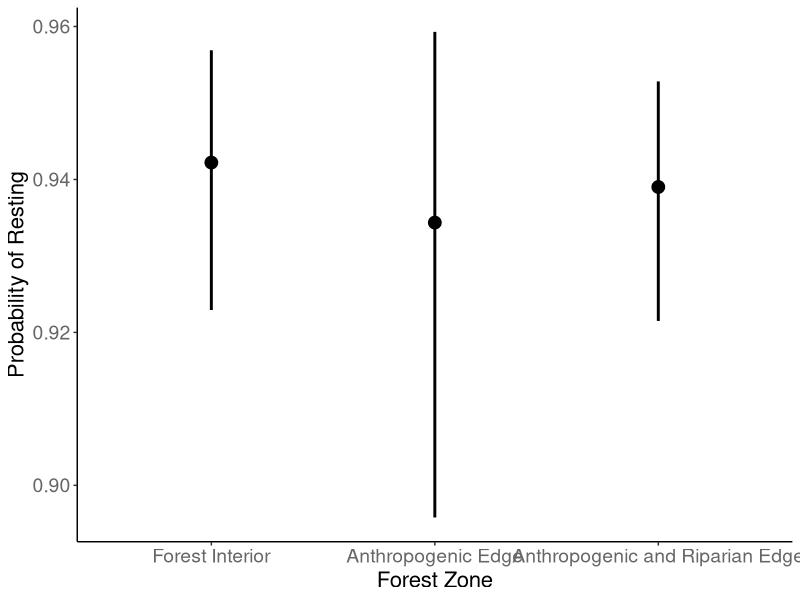
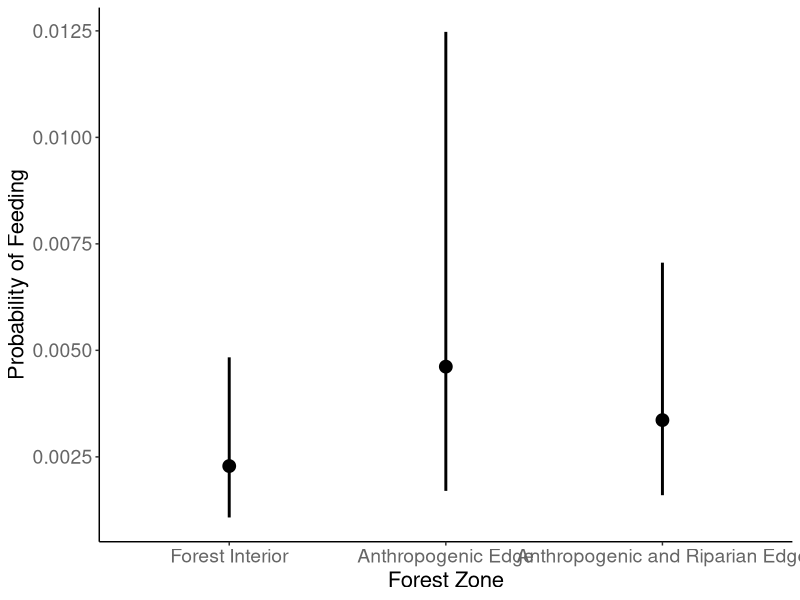
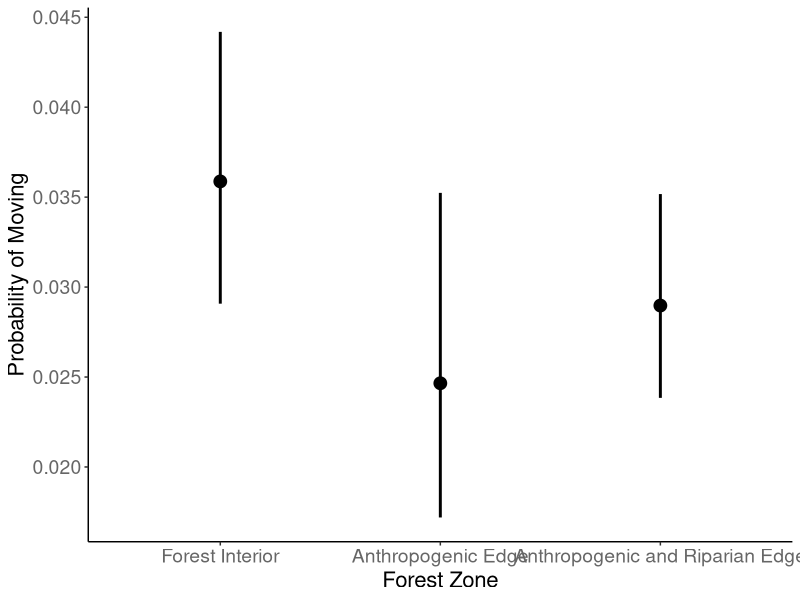
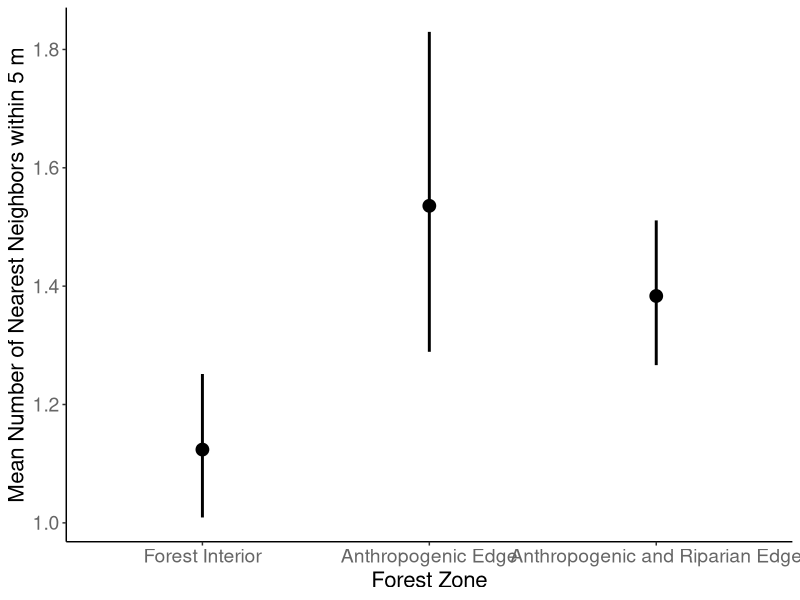
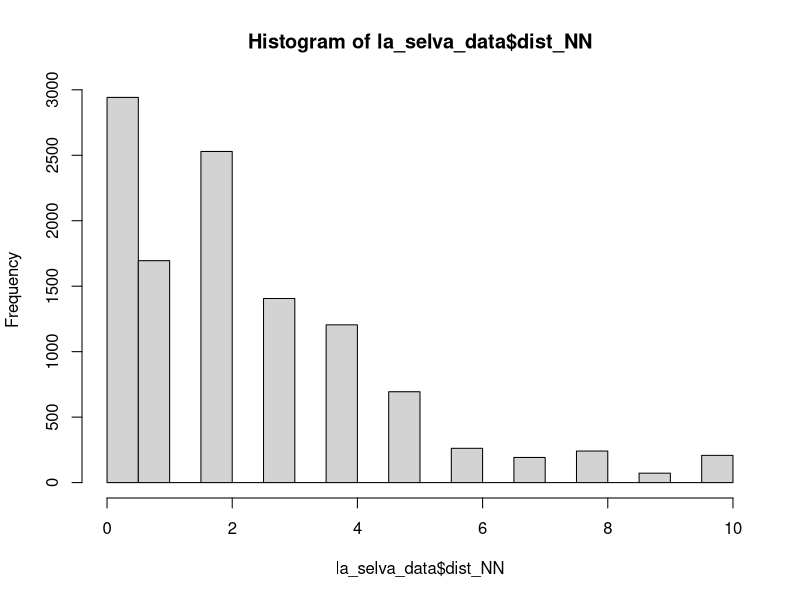
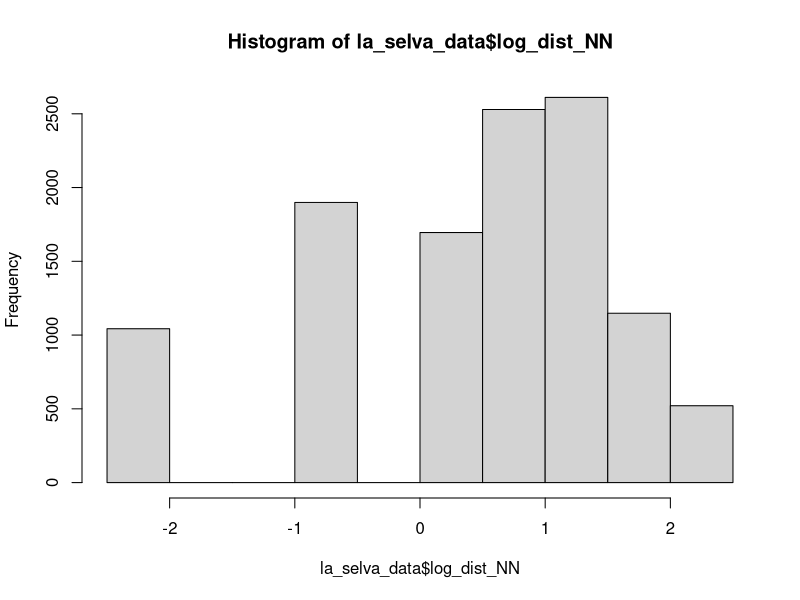

The R script that drew these images, in order: (Note: this script raises an error after producing the figures.)
#### 2/26/2026
#### Kurt Riggin
#### GLMM fitting



# Load packages
library(glmmTMB)
library(tidyverse)
library(emmeans)

# Load data 
la_selva_data <- read.csv("all_la_selva_data.csv")


# Model Fitting (Forest zone fixed effect, ID random effect, and null models)
# Factor edge type
la_selva_data$edge_type <- factor(la_selva_data$edge_type)
la_selva_data$edge_type <- relevel(la_selva_data$edge_type, ref = "I")

# Resting
resting_model <- glmmTMB(
  Rest ~ edge_type + (1|id), 
  data = la_selva_data, 
  family = binomial(link = "logit")
  )
summary(resting_model)

resting_null_model <- glmmTMB(
  Rest ~ 1 + (1|id), 
  data = la_selva_data, 
  family = binomial(link = "logit")
  )
summary(resting_null_model)

rest_est_ci <- emmeans(resting_model, ~ edge_type, type = "response")
rest_est_ci <- as.data.frame(rest_est_ci)
rest_est_ci$edge_type <- as.character(rest_est_ci$edge_type)
rest_est_ci$edge_type[rest_est_ci$edge_type == "I"] <- "Forest Interior"
rest_est_ci$edge_type[rest_est_ci$edge_type == "A"] <- "Anthropogenic Edge"
rest_est_ci$edge_type[rest_est_ci$edge_type == "B"] <- "Anthropogenic and Riparian Edge"
rest_est_ci

prob_rest_plot <- ggplot(rest_est_ci, 
                         aes(x = factor(edge_type, levels = c("Forest Interior",
                                                              "Anthropogenic Edge",
                                                              "Anthropogenic and Riparian Edge")), 
                             y = prob)) + 
  geom_point(size = 4) +
  geom_errorbar(aes(ymin = asymp.LCL, 
                    ymax = asymp.UCL),
                width = 0, 
                linewidth = 1) +
  labs(
    x = "Forest Zone",
    y = "Probability of Resting",
  ) + 
  theme_classic() +
  theme(
    axis.title = element_text(size = 16), 
    axis.text = element_text(size = 14, color = "grey40"),
    legend.title = element_text(size = 14),
    legend.text = element_text(size = 12)
  )


prob_rest_plot

# ggsave(
#   plot = prob_rest_plot,
#   "prob_rest_plot.png",
#   width = 10,
#   height = 8,
#   dpi = 300
# )






# Feeding
feeding_model <- glmmTMB(
  Feed ~ edge_type + (1|id), 
  data = la_selva_data, 
  family = binomial(link = "logit")
  )
summary(feeding_model)

feeding_null_model <- glmmTMB(
  Feed ~ 1 + (1|id), 
  data = la_selva_data, 
  family = binomial(link = "logit")
  )
summary(feeding_null_model)

feed_est_ci <- emmeans(feeding_model, ~ edge_type, type = "response")
feed_est_ci <- as.data.frame(feed_est_ci)
feed_est_ci$edge_type <- as.character(feed_est_ci$edge_type)
feed_est_ci$edge_type[feed_est_ci$edge_type == "I"] <- "Forest Interior"
feed_est_ci$edge_type[feed_est_ci$edge_type == "A"] <- "Anthropogenic Edge"
feed_est_ci$edge_type[feed_est_ci$edge_type == "B"] <- "Anthropogenic and Riparian Edge"
feed_est_ci

prob_feed_plot <- ggplot(feed_est_ci, 
                         aes(x = factor(edge_type, levels = c("Forest Interior",
                                                              "Anthropogenic Edge",
                                                              "Anthropogenic and Riparian Edge")), 
                             y = prob)) + 
  geom_point(size = 4) +
  geom_errorbar(aes(ymin = asymp.LCL, 
                    ymax = asymp.UCL),
                width = 0, 
                linewidth = 1) +
  labs(
    x = "Forest Zone",
    y = "Probability of Feeding",
  ) + 
  theme_classic() +
  theme(
    axis.title = element_text(size = 16), 
    axis.text = element_text(size = 14, color = "grey40"),
    legend.title = element_text(size = 14),
    legend.text = element_text(size = 12)
  )


prob_feed_plot

# ggsave(
#   plot = prob_feed_plot,
#   "prob_feed_plot.png",
#   width = 10,
#   height = 8,
#   dpi = 300
# )




















# Moving
moving_model <- glmmTMB(
  Move ~ edge_type + (1|id), 
  data = la_selva_data, 
  family = binomial(link = "logit")
  )
summary(moving_model)

moving_null_model <- glmmTMB(
  Move ~ 1 + (1|id), 
  data = la_selva_data, 
  family = binomial(link = "logit")
  )
summary(moving_null_model)


move_est_ci <- emmeans(moving_model, ~ edge_type, type = "response")
move_est_ci <- as.data.frame(move_est_ci)
move_est_ci$edge_type <- as.character(move_est_ci$edge_type)
move_est_ci$edge_type[move_est_ci$edge_type == "I"] <- "Forest Interior"
move_est_ci$edge_type[move_est_ci$edge_type == "A"] <- "Anthropogenic Edge"
move_est_ci$edge_type[move_est_ci$edge_type == "B"] <- "Anthropogenic and Riparian Edge"
move_est_ci

prob_move_plot <- ggplot(move_est_ci, 
                         aes(x = factor(edge_type, levels = c("Forest Interior",
                                                              "Anthropogenic Edge",
                                                              "Anthropogenic and Riparian Edge")), 
                             y = prob)) + 
  geom_point(size = 4) +
  geom_errorbar(aes(ymin = asymp.LCL, 
                    ymax = asymp.UCL),
                width = 0, 
                linewidth = 1) +
  labs(
    x = "Forest Zone",
    y = "Probability of Moving",
  ) + 
  theme_classic() +
  theme(
    axis.title = element_text(size = 16), 
    axis.text = element_text(size = 14, color = "grey40"),
    legend.title = element_text(size = 14),
    legend.text = element_text(size = 12)
  )


prob_move_plot

# ggsave(
#   plot = prob_move_plot,
#   "prob_move_plot.png",
#   width = 10,
#   height = 8,
#   dpi = 300
# )












# Number of nearest neighbors (SIGNIFICANT)
la_selva_data$num_NN <- as.numeric(la_selva_data$num_NN)

num_NN_model <- glmmTMB(
  num_NN ~ edge_type + (1|id), 
  data = la_selva_data, 
  family = poisson(link = "log")
  )
summary(num_NN_model)

num_NN_null_model <- glmmTMB(
  num_NN ~ 1 + (1|id), 
  data = la_selva_data, 
  family = poisson(link = "log")
  )
summary(num_NN_null_model)



num_NN_est_ci <- emmeans(num_NN_model, ~ edge_type, type = "response")
num_NN_est_ci <- as.data.frame(num_NN_est_ci)
num_NN_est_ci$edge_type <- as.character(num_NN_est_ci$edge_type)
num_NN_est_ci$edge_type[num_NN_est_ci$edge_type == "I"] <- "Forest Interior"
num_NN_est_ci$edge_type[num_NN_est_ci$edge_type == "A"] <- "Anthropogenic Edge"
num_NN_est_ci$edge_type[num_NN_est_ci$edge_type == "B"] <- "Anthropogenic and Riparian Edge"
num_NN_est_ci

mean_num_NN_plot <- ggplot(num_NN_est_ci, 
                         aes(x = factor(edge_type, levels = c("Forest Interior",
                                                              "Anthropogenic Edge",
                                                              "Anthropogenic and Riparian Edge")), 
                             y = rate)) + 
  geom_point(size = 4) +
  geom_errorbar(aes(ymin = asymp.LCL, 
                    ymax = asymp.UCL),
                width = 0, 
                linewidth = 1) +
  labs(
    x = "Forest Zone",
    y = "Mean Number of Nearest Neighbors within 5 m",
  ) + 
  theme_classic() +
  theme(
    axis.title = element_text(size = 16), 
    axis.text = element_text(size = 14, color = "grey40"),
    legend.title = element_text(size = 14),
    legend.text = element_text(size = 12)
  )


mean_num_NN_plot

# ggsave(
#   plot = mean_num_NN_plot,
#   "mean_num_NN_plot.png",
#   width = 10,
#   height = 8,
#   dpi = 300
# )










# Distance to nearest neighbors
hist(la_selva_data$dist_NN)
la_selva_data <- la_selva_data %>%
  mutate(log_dist_NN = log(dist_NN + 0.1))
hist(la_selva_data$log_dist_NN)

dist_NN_model <- glmmTMB(
  log_dist_NN ~ edge_type + (1 | id),
  data = la_selva_data,
  family = gaussian()
)
summary(dist_NN_model)

dist_NN_null_model <- glmmTMB(
  log_dist_NN ~ 1 + (1 | id),
  data = la_selva_data,
  family = gaussian()
)
summary(dist_NN_null_model)

dist_NN_est_ci <- emmeans(dist_NN_model, ~ edge_type)
dist_NN_est_ci

dist_df <- as.data.frame(dist_NN_est_ci)

dist_df <- dist_df %>%
  mutate(
    mean_dist = exp(emmean) - 0.1,
    lower = exp(asymp.LCL) - 0.1,
    upper = exp(asymp.UCL) - 0.1
  )

dist_df



dist_df$edge_type <- as.character(dist_df$edge_type)
dist_df$edge_type[dist_df$edge_type == "I"] <- "Forest Interior"
dist_df$edge_type[dist_df$edge_type == "A"] <- "Anthropogenic Edge"
dist_df$edge_type[dist_df$edge_type == "B"] <- "Anthropogenic and Riparian Edge"
dist_df

mean_dist_NN_plot <- ggplot(dist_df, 
                           aes(x = factor(edge_type, levels = c("Forest Interior",
                                                                "Anthropogenic Edge",
                                                                "Anthropogenic and Riparian Edge")), 
                               y = mean_dist)) + 
  geom_point(size = 4) +
  geom_errorbar(aes(ymin = lower, 
                    ymax = upper),
                width = 0, 
                linewidth = 1) +
  labs(
    x = "Forest Zone",
    y = "Mean Distance to Nearest Neighbor (m)",
  ) + 
  theme_classic() +
  theme(
    axis.title = element_text(size = 16), 
    axis.text = element_text(size = 14, color = "grey40"),
    legend.title = element_text(size = 14),
    legend.text = element_text(size = 12)
  )


mean_dist_NN_plot

# ggsave(
#   plot = mean_dist_NN_plot,
#   "mean_dist_NN_plot.png",
#   width = 10,
#   height = 8,
#   dpi = 300
# )
